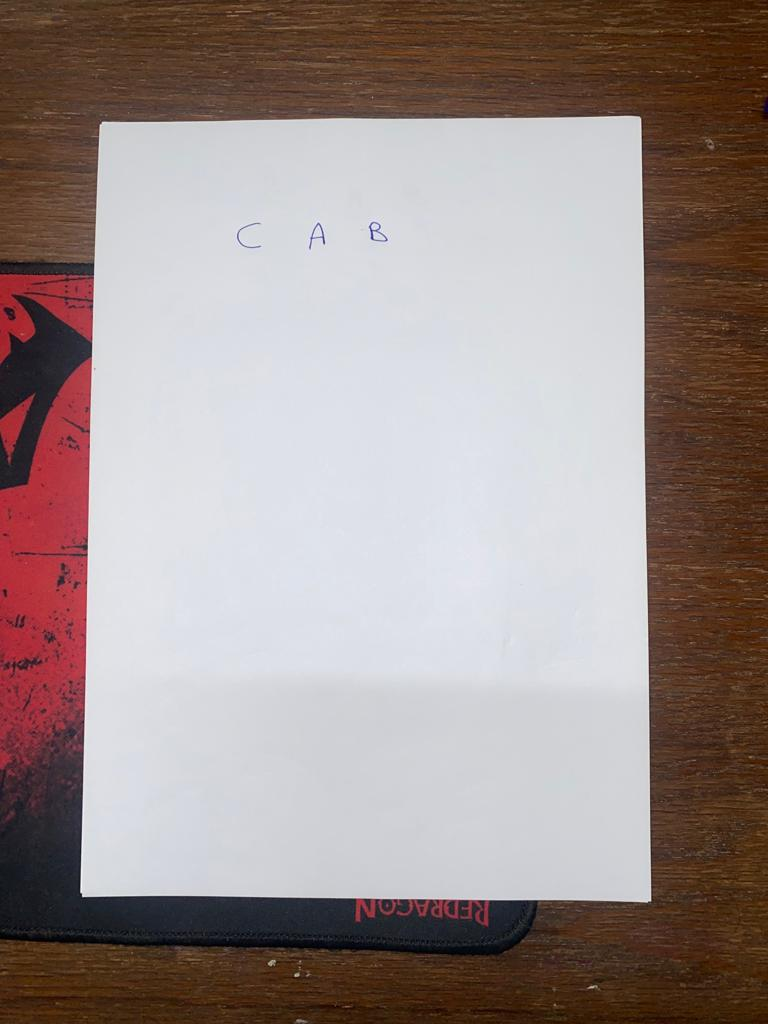
#> input picture img/exp1.png, 768 x 1024 px
$ jupyter execute --allow-errors app.ipynb   (shell and % lines are left out)
#> lines starting #> are read from the running program, lines starting #| are printed output that depends on the picture; after the words box and inside, x2 and y2 are one past the last pixel; in counts of white or black regions, pixels touching at a corner belong together
# app code

[cell 1]
import cv2
import ttg
from commonfunctions import *
import numpy as np
import skimage.io as io
import functools
# Show the figures / plots inside the notebook

Image Retrieval

[cell 2]
image=io.imread("./img/exp1.png")
#> image is the input picture: shape (1024, 768, 3); mean R, G, B 156.4, 142.3, 139.7
#> (the rest of this cell did not finish here and is left out)

Deskew and Presepective Transformation

[cell 3]
# this helps to find the paper contour
def find_biggest_contours(contours):
    biggest = np.array([])
    max_area = 0
    for i in contours:
        area = cv2.contourArea(i)
        if area > 10000:
            peri = cv2.arcLength(i, True)
            corners = cv2.approxPolyDP(i, 0.01 * peri, True)
            # to check that it is a rect and has the max area
            if area > max_area and len(corners) == 4:
                biggest = corners
                max_area = area
    return biggest
def Deskew(image,show=False):
#> called with show = False
    img_original = image.copy()
    img = image.copy()
    gray = cv2.cvtColor(img, cv2.COLOR_BGR2GRAY)

    # reduce unwanted noise very well while keeping edges fairly sharp
    gray = cv2.bilateralFilter(gray, 50, 15, 15)
    edged = cv2.Canny(gray, 50, 50)
#> edged: shape (1024, 768); 1.4% white in thin lines or dots
    kernel = np.ones((7, 7))
    dilatedImg = cv2.dilate(edged, kernel, iterations=2)
#> dilatedImg: shape (1024, 768); 20% white; 76 white regions, largest, box (x1, y1, x2, y2) and area: (0, 90, 768, 983) 100642, (659, 807, 759, 908) 5011, (564, 0, 670, 61) 4399
    edged = cv2.erode(dilatedImg, kernel, iterations=1)
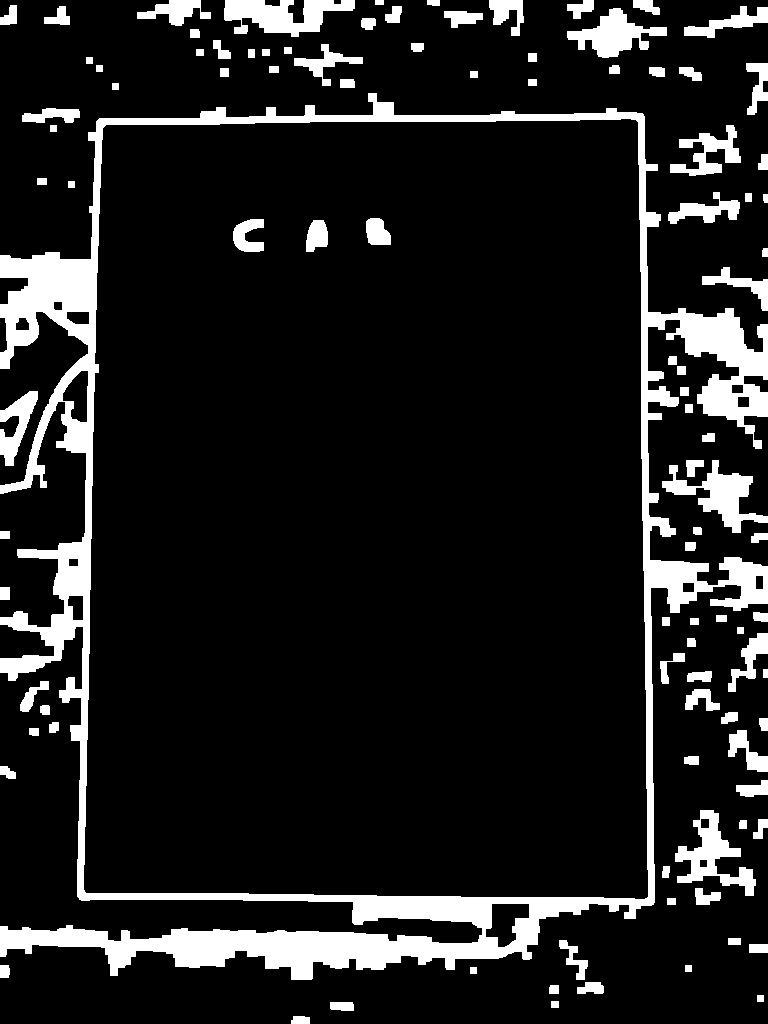
#> edged: shape (1024, 768); 12.3% white; 102 white regions

    # Contour detection
    contours, hierarchy = cv2.findContours(edged.copy(), cv2.RETR_TREE, cv2.CHAIN_APPROX_SIMPLE)
#> contours = 116 contours; largest, box (x1, y1, x2, y2) and area: (0, 93, 768, 980) 487860, (83, 118, 649, 900) 426554, (224, 0, 355, 37) 2622, (675, 810, 756, 896) 2459, (662, 460, 768, 533) 2444
    Contour_Frames = img.copy()
    Contour_Frames = cv2.drawContours(Contour_Frames, contours, -1,  (0, 255, 0), 10)
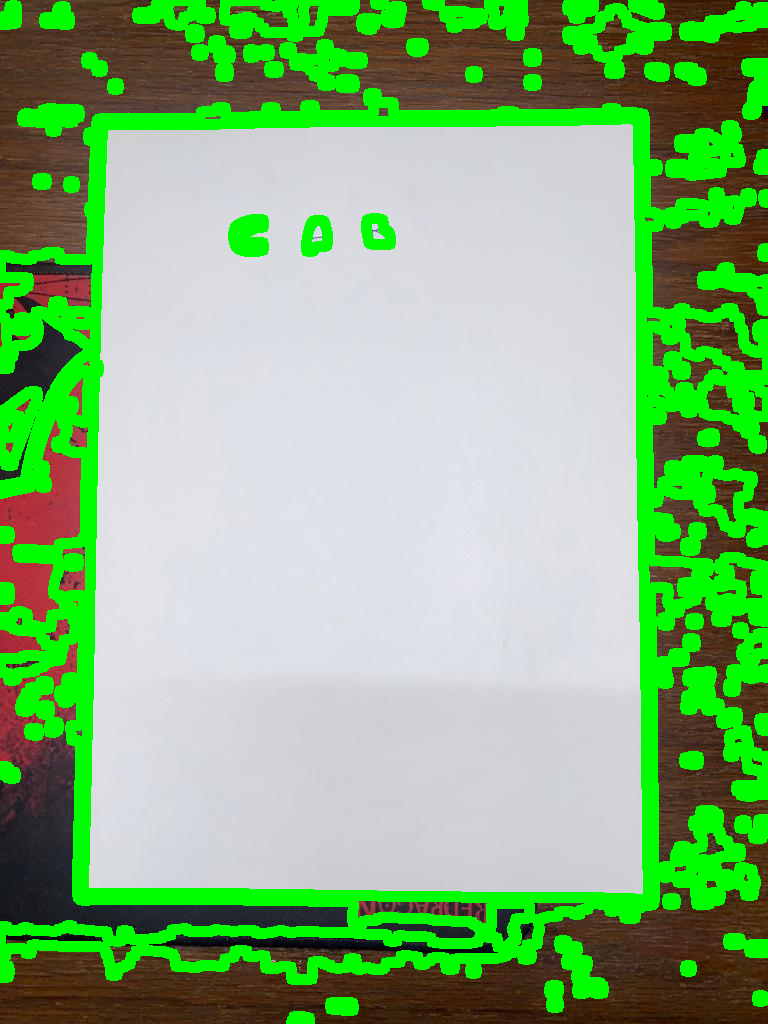
#> Contour_Frames: shape (1024, 768, 3); mean R, G, B 133.6, 180.9, 125.4
    if(show):   show_images([Contour_Frames])
    biggest_contours = find_biggest_contours(contours)
#> the loop in find_biggest_contours, `for i in contours:` made 116 passes
#> (area, peri, biggest, max_area) on pass 78: (426553.5, 2666.6, [[635, 119], [648, 896], [86, 893], [102, 128]], 426553.5)
#> (area, peri) on pass 66: (487860.5, 7174.3)
#> after the loop in find_biggest_contours, `for i in contours:`: max_area = 426553.5
#> biggest_contours = [[635, 119], [648, 896], [86, 893], [102, 128]]
    print(biggest_contours)
#| [[[635 119]]
#|  [[648 896]]
#|  [[ 86 893]]
#|  [[102 128]]]
    new_img = cv2.drawContours(img, [biggest_contours], -1, (0, 255, 0), 3)
    if(show):   show_images([new_img])

    # reorder corner pixels (src)
    points = biggest_contours.reshape(4, 2)
#> points = [[635, 119], [648, 896], [86, 893], [102, 128]]
    input_points = np.zeros((4, 2), dtype="float32")

    points_sum = points.sum(axis=1)
#> points_sum = [754, 1544, 979, 230]
    input_points[0] = points[np.argmin(points_sum)]
    input_points[3] = points[np.argmax(points_sum)]

    points_diff = np.diff(points, axis=1)
#> points_diff = [-516, 248, 807, 26]
    input_points[1] = points[np.argmin(points_diff)]
    input_points[2] = points[np.argmax(points_diff)]


    (top_left, top_right, bottom_right, bottom_left) = input_points
    bottom_width = np.sqrt(((bottom_right[0] - bottom_left[0]) ** 2) + ((bottom_right[1] - bottom_left[1]) ** 2))
    top_width = np.sqrt(((top_right[0] - top_left[0]) ** 2) + ((top_right[1] - top_left[1]) ** 2))

    # Output image size
    max_width = max(int(bottom_width), int(top_width))
    max_height = int(max_width * 1.414)  # for A4

    # Desired points values in the output image (dest)
    converted_points = np.float32([[0, 0], [max_width, 0], [0, max_height], [max_width, max_height]])

    # Perspective transformation
    matrix = cv2.getPerspectiveTransform(input_points, converted_points)
    # calculate the transformation matrix
    img_output = cv2.warpPerspective(img_original, matrix, (max_width, max_height))
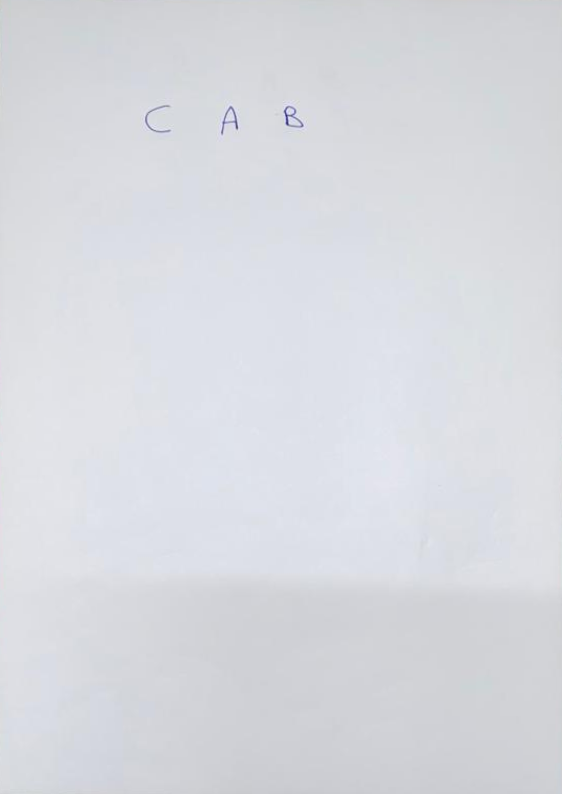
#> img_output: shape (794, 562, 3); mean R, G, B 216.3, 218.1, 223.8
    #calculate the final image
    return img_output

Remove Black Edges (if Exist)

[cell 4]
def remove_edges(img):
    image = img.copy()
    h = image.shape[0]
    w = image.shape[1]
    image=image[int(0.05*h):int(0.95*h), int(0.05*w):int(0.95*w)]
    image = cv2.resize(image,(w,h))
    return image

Expression Preprocessing

[cell 5]
def expression_preprocessing(image):
    img=image.copy()
    Deskewed_image=Deskew(img)
    grey_Deskewed_image = cv2.cvtColor(Deskewed_image, cv2.COLOR_BGR2GRAY)
    '''
    the best thresholding of segmentation
    applying adaptiveThreshold to differentiate the forground from background
    255 is the maxvalue
    cv2.ADAPTIVE_THRESH_MEAN is the adaptive method
    cv2.THRESH_BINARY is the threshold type
    '''
    img_Thresholded = cv2.adaptiveThreshold(grey_Deskewed_image, 255, cv2.ADAPTIVE_THRESH_MEAN_C,cv2.THRESH_BINARY, 25, 5)
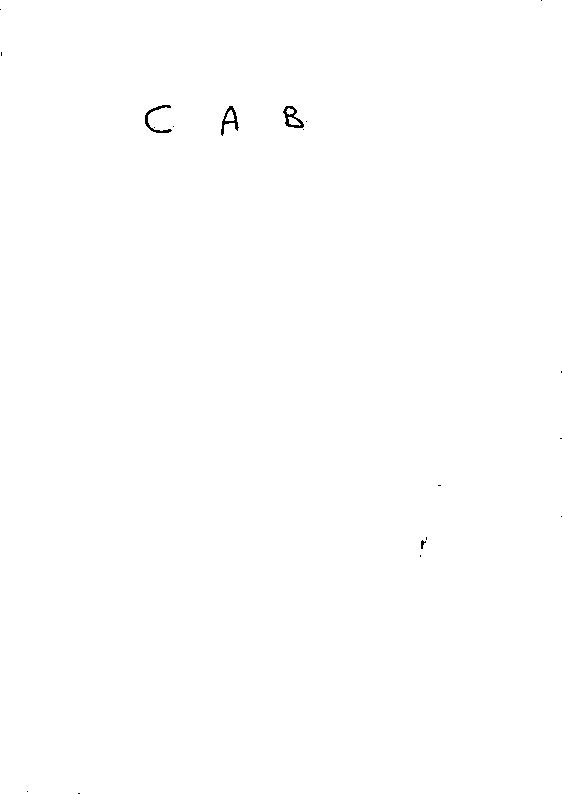
#> img_Thresholded: shape (794, 562); 99.9% white; black in thin lines or dots
    img_output=remove_edges(img_Thresholded)
#> in remove_edges, `image=image[int(0.05*h):int(0.95*h), int(0.05*w):int(0.95*w)]`: image: shape (715, 505); 99.8% white; black in thin lines or dots, all inside (x1, y1, x2, y2) = (117, 66, 413, 518)
    return img_output

expression_preprocessed=expression_preprocessing(image)
cv2.imwrite("./img/saved.png",expression_preprocessed)
#> (the rest of this cell did not finish here and is left out)

Font Thickness

[cell 6]
def thick_font(image):
    image = cv2.bitwise_not(image)
    kernel = np.ones((2,2),np.uint8)
    image = cv2.dilate(image, kernel, iterations=1)
    image = cv2.bitwise_not(image)
    image = cv2.morphologyEx(image, cv2.MORPH_OPEN, kernel,iterations=1)
    image = cv2.medianBlur(image, 3)
    return (image)
thick_image=thick_font(expression_preprocessed)
#> (the rest of this cell did not finish here and is left out)

[cell 7]
print(ttg.Truths(['a', 'b','c','d','e'],['(a and b) xor (c or d) xor (e and b)']))
#> (this line was passed over: ttg is not available in this run)

[cell 8]
def Table_Preprocessing(image):
    image=Deskew(image)
    image=remove_edges(image)

    # NOTE rembmber to change the contour area to be dynamic

    # table=Deskew(image,True)
    # show_images([table])
    return image
    # table=remove_edges(table)
    # return table
test=io.imread("./img/A.png")
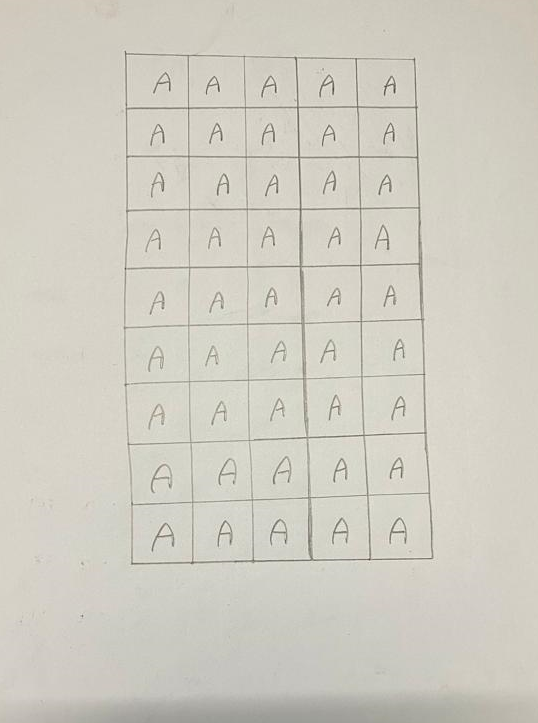
#> input picture img/A.png, 538 x 723 px
#> test is the input picture: shape (723, 538, 4); mean R, G, B, A 208, 205.1, 194.4, 255
table=Table_Preprocessing(test)
#> call 2 of Deskew, with show = False
#> in Deskew (call 2), `edged = cv2.Canny(gray, 50, 50)`: edged: shape (723, 538); 4.1% white in thin lines or dots, all inside (x1, y1, x2, y2) = (81, 51, 434, 618)
#> in Deskew (call 2), `dilatedImg = cv2.dilate(edged, kernel, iterations=2)`: dilatedImg: shape (723, 538); 31% white; 21 white regions, largest, box (x1, y1, x2, y2) and area: (117, 45, 440, 571) 104259, (266, 450, 298, 490) 1117, (383, 511, 414, 550) 1095
#> in Deskew (call 2), `edged = cv2.erode(dilatedImg, kernel, iterations=1)`:
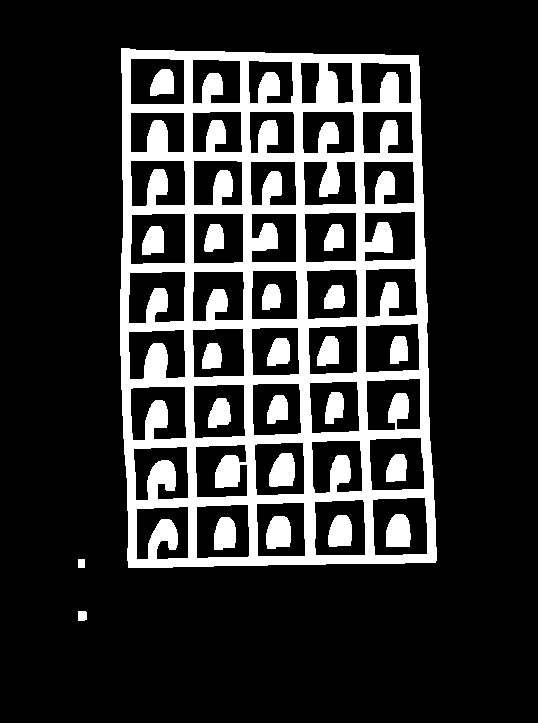
#> edged: shape (723, 538); 19.7% white; 22 white regions
#> in Deskew (call 2), `contours, hierarchy = cv2.findContours(edged.copy(), cv2.RETR_TREE, cv..`: contours = 68 contours; largest, box (x1, y1, x2, y2) and area: (120, 48, 437, 568) 155346, (372, 497, 428, 556) 3042, (196, 504, 250, 559) 2750, (369, 437, 425, 491) 2745, (314, 499, 366, 556) 2736
#> in Deskew (call 2), `Contour_Frames = cv2.drawContours(Contour_Frames, contours, -1,  (0, 2..`:
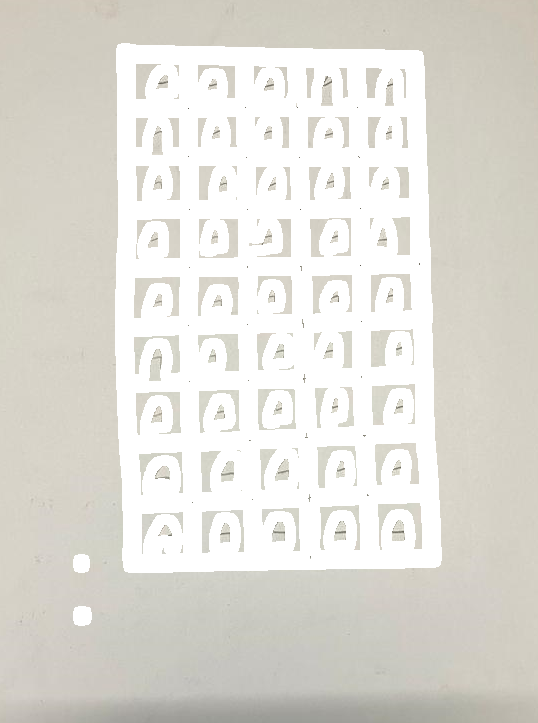
#> Contour_Frames: shape (723, 538, 4); mean R, G, B, A 134.5, 222.5, 125.8, 164.9; transparent parts drawn white
#> the loop in find_biggest_contours (call 2), `for i in contours:` made 68 passes
#> (area, peri, biggest, max_area) on pass 3: (155346, 1649.9, [[121, 48], [128, 567], [435, 562], [418, 55]], 155346)
#> area on passes 1, 4, 5, 6, 7, 8: 70, 2000, 2750.5, 571.5, 2546.5, 654
#> in Deskew (call 2), `biggest_contours = find_biggest_contours(contours)`: biggest_contours = [[121, 48], [128, 567], [435, 562], [418, 55]]
#| [[[121  48]]
#|  [[128 567]]
#|  [[435 562]]
#|  [[418  55]]]
#> in Deskew (call 2), `new_img = cv2.drawContours(img, [biggest_contours], -1, (0, 255, 0), 3)`:
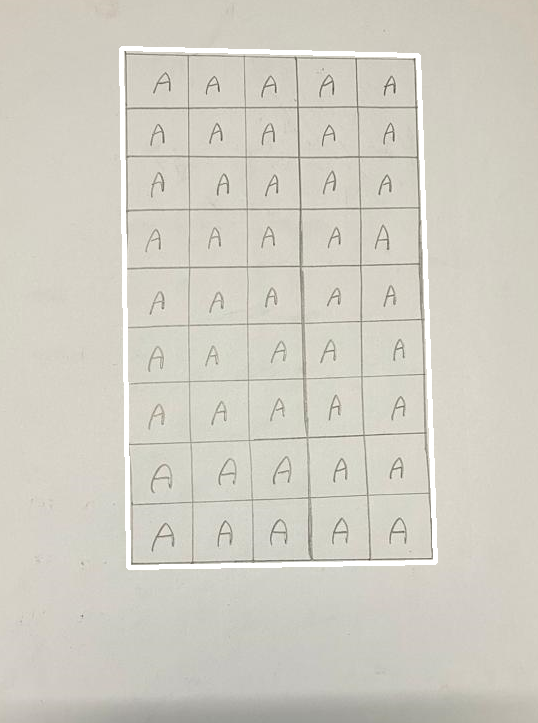
#> new_img: shape (723, 538, 4); mean R, G, B, A 203.5, 206, 190.3, 249.7; transparent parts drawn white
#> in Deskew (call 2), `points_sum = points.sum(axis=1)`: points_sum = [169, 695, 997, 473]
#> in Deskew (call 2), `points_diff = np.diff(points, axis=1)`: points_diff = [-73, 439, 127, -363]
#> in remove_edges (call 2), `image=image[int(0.05*h):int(0.95*h), int(0.05*w):int(0.95*w)]`:
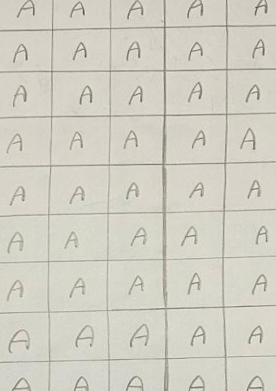
#> image: shape (391, 276, 4); mean R, G, B, A 209.1, 206.8, 195.3, 255
#> (the rest of this cell did not finish here and is left out)
